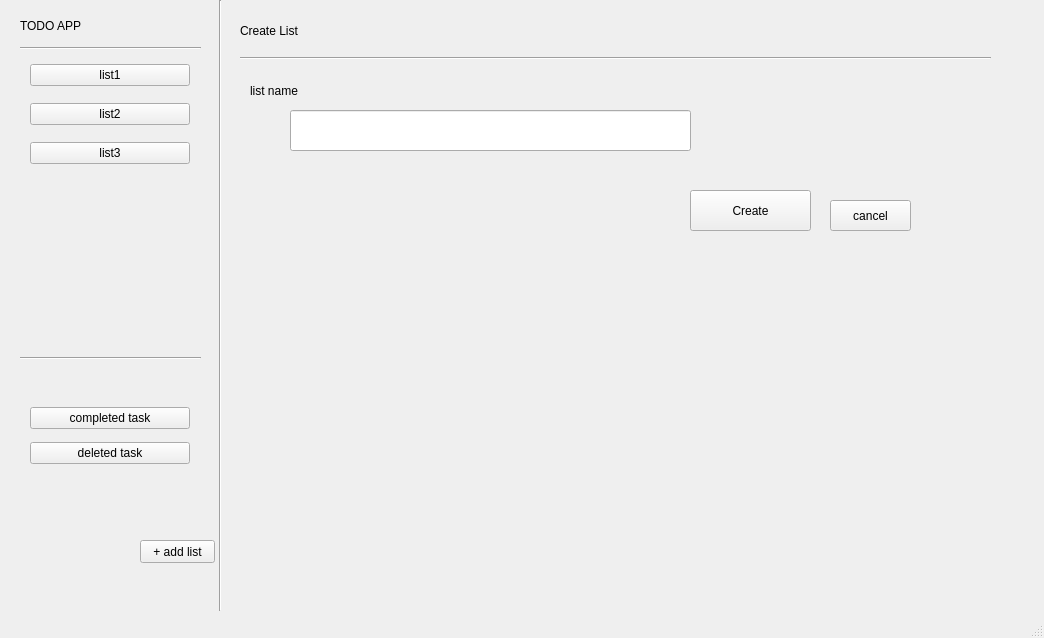
<?xml version="1.0" encoding="UTF-8"?>
<ui version="4.0">
 <class>MainWindow</class>
 <widget class="QMainWindow" name="MainWindow">
  <property name="geometry">
   <rect>
    <x>0</x>
    <y>0</y>
    <width>1044</width>
    <height>638</height>
   </rect>
  </property>
  <property name="windowTitle">
   <string>MainWindow</string>
  </property>
  <widget class="QWidget" name="centralwidget">
   <widget class="QLabel" name="label">
    <property name="geometry">
     <rect>
      <x>20</x>
      <y>10</y>
      <width>161</width>
      <height>31</height>
     </rect>
    </property>
    <property name="styleSheet">
     <string notr="true">font: 36pt &quot;MS Shell Dlg 2&quot;;
font: 20pt &quot;MS Shell Dlg 2&quot;;</string>
    </property>
    <property name="text">
     <string>TODO APP</string>
    </property>
   </widget>
   <widget class="Line" name="line">
    <property name="geometry">
     <rect>
      <x>20</x>
      <y>40</y>
      <width>181</width>
      <height>16</height>
     </rect>
    </property>
    <property name="styleSheet">
     <string notr="true">font: 20pt &quot;MS Shell Dlg 2&quot;;
font: 48pt &quot;MS Shell Dlg 2&quot;;</string>
    </property>
    <property name="orientation">
     <enum>Qt::Horizontal</enum>
    </property>
   </widget>
   <widget class="Line" name="line_2">
    <property name="geometry">
     <rect>
      <x>210</x>
      <y>0</y>
      <width>20</width>
      <height>611</height>
     </rect>
    </property>
    <property name="orientation">
     <enum>Qt::Vertical</enum>
    </property>
   </widget>
   <widget class="Line" name="line_3">
    <property name="geometry">
     <rect>
      <x>20</x>
      <y>350</y>
      <width>181</width>
      <height>16</height>
     </rect>
    </property>
    <property name="styleSheet">
     <string notr="true">font: 20pt &quot;MS Shell Dlg 2&quot;;
font: 48pt &quot;MS Shell Dlg 2&quot;;</string>
    </property>
    <property name="orientation">
     <enum>Qt::Horizontal</enum>
    </property>
   </widget>
   <widget class="QWidget" name="verticalLayoutWidget">
    <property name="geometry">
     <rect>
      <x>30</x>
      <y>50</y>
      <width>160</width>
      <height>131</height>
     </rect>
    </property>
    <layout class="QVBoxLayout" name="verticalLayout">
     <property name="spacing">
      <number>3</number>
     </property>
     <item>
      <widget class="QPushButton" name="pushButton">
       <property name="styleSheet">
        <string notr="true"/>
       </property>
       <property name="text">
        <string>list1</string>
       </property>
      </widget>
     </item>
     <item>
      <widget class="QPushButton" name="pushButton_3">
       <property name="text">
        <string>list2</string>
       </property>
      </widget>
     </item>
     <item>
      <widget class="QPushButton" name="pushButton_2">
       <property name="text">
        <string>list3</string>
       </property>
      </widget>
     </item>
    </layout>
   </widget>
   <widget class="QWidget" name="verticalLayoutWidget_2">
    <property name="geometry">
     <rect>
      <x>30</x>
      <y>400</y>
      <width>160</width>
      <height>71</height>
     </rect>
    </property>
    <layout class="QVBoxLayout" name="verticalLayout_2">
     <item>
      <widget class="QPushButton" name="pushButton_5">
       <property name="text">
        <string>completed task</string>
       </property>
      </widget>
     </item>
     <item>
      <widget class="QPushButton" name="pushButton_4">
       <property name="text">
        <string>deleted task</string>
       </property>
      </widget>
     </item>
    </layout>
   </widget>
   <widget class="QPushButton" name="pushButton_6">
    <property name="geometry">
     <rect>
      <x>140</x>
      <y>540</y>
      <width>75</width>
      <height>23</height>
     </rect>
    </property>
    <property name="text">
     <string>+ add list</string>
    </property>
   </widget>
   <widget class="Line" name="line_4">
    <property name="geometry">
     <rect>
      <x>240</x>
      <y>50</y>
      <width>751</width>
      <height>16</height>
     </rect>
    </property>
    <property name="orientation">
     <enum>Qt::Horizontal</enum>
    </property>
   </widget>
   <widget class="QLabel" name="label_3">
    <property name="geometry">
     <rect>
      <x>240</x>
      <y>20</y>
      <width>131</width>
      <height>21</height>
     </rect>
    </property>
    <property name="styleSheet">
     <string notr="true">font: 20pt &quot;MS Shell Dlg 2&quot;;</string>
    </property>
    <property name="text">
     <string>Create List</string>
    </property>
   </widget>
   <widget class="QLineEdit" name="lineEdit">
    <property name="geometry">
     <rect>
      <x>290</x>
      <y>110</y>
      <width>401</width>
      <height>41</height>
     </rect>
    </property>
    <property name="styleSheet">
     <string notr="true">font: 14pt &quot;MS Shell Dlg 2&quot;;</string>
    </property>
   </widget>
   <widget class="QLabel" name="label_2">
    <property name="geometry">
     <rect>
      <x>250</x>
      <y>80</y>
      <width>91</width>
      <height>21</height>
     </rect>
    </property>
    <property name="styleSheet">
     <string notr="true">font: 16pt &quot;MS Shell Dlg 2&quot;;</string>
    </property>
    <property name="text">
     <string>list name</string>
    </property>
   </widget>
   <widget class="QPushButton" name="pushButton_7">
    <property name="geometry">
     <rect>
      <x>690</x>
      <y>190</y>
      <width>121</width>
      <height>41</height>
     </rect>
    </property>
    <property name="styleSheet">
     <string notr="true">font: 13pt &quot;MS Shell Dlg 2&quot;;</string>
    </property>
    <property name="text">
     <string>Create</string>
    </property>
   </widget>
   <widget class="QPushButton" name="pushButton_8">
    <property name="geometry">
     <rect>
      <x>830</x>
      <y>200</y>
      <width>81</width>
      <height>31</height>
     </rect>
    </property>
    <property name="text">
     <string>cancel</string>
    </property>
   </widget>
  </widget>
  <widget class="QMenuBar" name="menubar">
   <property name="geometry">
    <rect>
     <x>0</x>
     <y>0</y>
     <width>1044</width>
     <height>21</height>
    </rect>
   </property>
  </widget>
  <widget class="QStatusBar" name="statusbar"/>
 </widget>
 <resources/>
 <connections/>
</ui>
